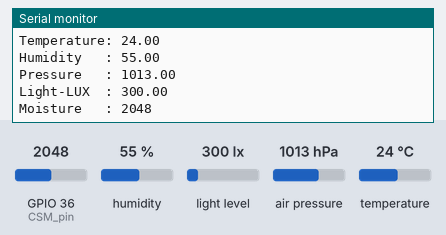
Bench run of a sketch on a simulated ESP32. On the bench: the last lines printed to the serial monitor. Inputs (shaded band) come from the test bench; at power-on: humidity 55 %, light level 300 lx, GPIO 36 (CSM_pin) = 2048, air pressure 1013 hPa, temperature 24 °C. WiFi joins after 1.5 s; servers stay silent unless stated.

Above: at 3.3 s.
3.4 s: humidity set to 22 %
8.1 s: light level set to 40 lx
At 11.0 s:
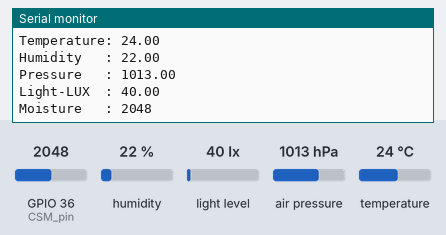
12.8 s: GPIO 36 (CSM_pin) set to 2866
At 14.9 s:
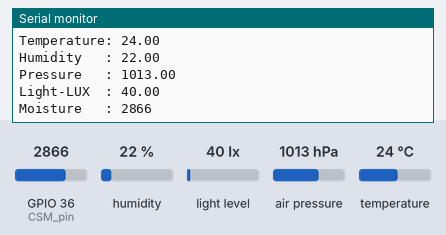
17.5 s: air pressure set to 952 hPa
At 21.3 s:
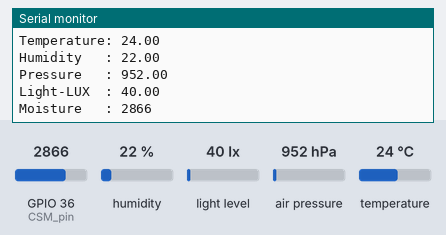
22.2 s: temperature set to 12 °C
26.9 s: GPIO 36 (CSM_pin) set to 3972
At 29.0 s:
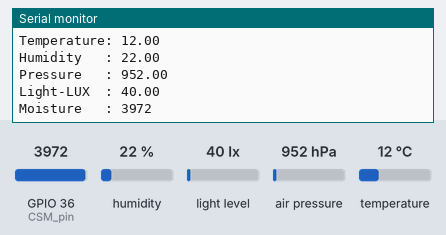
Timing chart, 0 to 30.5 s (numbered marks = the images above; inputs shaded):
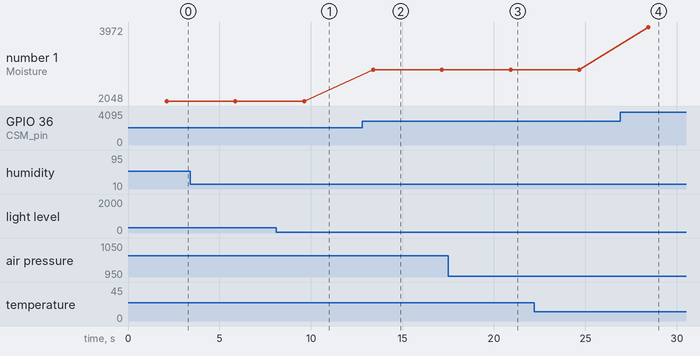

The sketch:

Sensors.ino
```cpp
#include <WiFi.h>
#include <Wire.h>
#include <DHT.h>
#include <FirebaseESP32.h>
#include <Adafruit_Sensor.h>
#include <Adafruit_BME280.h>
#include <hp_BH1750.h>

const char* ssid = "Redmi";
const char* password = "qwertyui";
const char* FIREBASE_HOST = "weather-station-3bfb2.firebaseio.com";
const char* FIREBASE_AUTH = "wbeB6VYLh1smxSKVRfnh6E7wMYh3eDYYQYO6Mipz";
FirebaseData firebaseData;

int DHT_pin = 4;
int CSM_pin = 36;
Adafruit_BME280 bme;
hp_BH1750 lux_snsr;

float temperture;
float humidity;
float pressure;
float lux;
int moisture=0;

DHT dht(DHT_pin, DHT22);

void setup()
{
	Serial.begin(115200);
	delay(100);
	WiFi.begin(ssid, password);
	while (WiFi.status() != WL_CONNECTED)
	{
		delay(1000);
		Serial.print(".");
	}
	Serial.print("IP:");
	Serial.println(WiFi.localIP());

	pinMode(DHT_pin, INPUT);

	Firebase.begin (FIREBASE_HOST, FIREBASE_AUTH);
	dht.begin();
	bme.begin(0x76);
	lux_snsr.begin(0x23);
	lux_snsr.calibrateTiming();
	lux_snsr.start();
}

void loop()
{
	temperture = dht.readTemperature();
	humidity = dht.readHumidity();
	pressure = bme.readPressure() / 100.0F;
	lux = lux_snsr.getLux();
	lux_snsr.start();
	moisture = analogRead(CSM_pin);

	Serial.print("Temperature: "); Serial.println(temperture);
	Serial.print("Humidity   : "); Serial.println(humidity);
	Serial.print("Pressure   : "); Serial.println(pressure);
	Serial.print("Light-LUX  : "); Serial.println(lux);
	Serial.print("Moisture   : "); Serial.println(moisture);
	Serial.println("");
	delay(3000);


  Firebase.pushString(firebaseData, "Temperature", String(temperture) + "°C");
  Firebase.pushString(firebaseData, "Humidity", String(humidity) + "%");
  Firebase.pushString(firebaseData, "Pressure", String(pressure) + "Pa");
  Firebase.pushString(firebaseData, "Light-LUX", String(lux) + "Lux");
  Firebase.pushString(firebaseData, "Moisture", String(moisture) + "%");


}
```

Measured:
- after the input at 8.1 s, the serial monitor: prints a new line after 1.5 s (image 1)
- after the input at 12.8 s, the serial monitor: prints a new line after 0.59 s (image 2)
- after the input at 17.5 s, the serial monitor: prints a new line after 3.4 s (image 3)
- after the input at 26.9 s, the serial monitor: prints a new line after 1.5 s (image 4)
- plotted number 1: 2048 → 2866 after the input at 12.8 s, 2866 → 3972 after the input at 26.9 s
